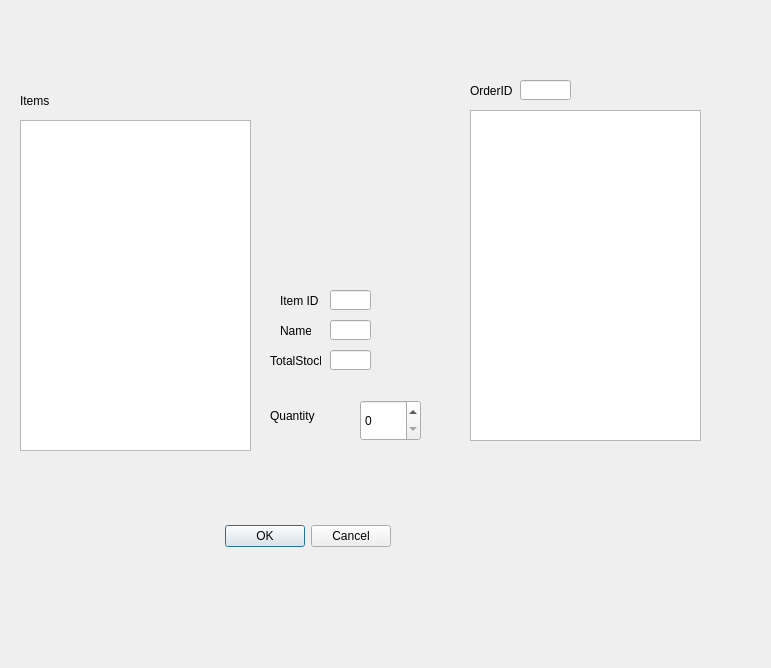
<?xml version="1.0" encoding="UTF-8"?>
<ui version="4.0">
 <class>addorderdialog</class>
 <widget class="QDialog" name="addorderdialog">
  <property name="geometry">
   <rect>
    <x>0</x>
    <y>0</y>
    <width>771</width>
    <height>668</height>
   </rect>
  </property>
  <property name="windowTitle">
   <string>Dialog</string>
  </property>
  <widget class="QDialogButtonBox" name="buttonBox">
   <property name="geometry">
    <rect>
     <x>50</x>
     <y>520</y>
     <width>341</width>
     <height>32</height>
    </rect>
   </property>
   <property name="orientation">
    <enum>Qt::Horizontal</enum>
   </property>
   <property name="standardButtons">
    <set>QDialogButtonBox::Cancel|QDialogButtonBox::Ok</set>
   </property>
  </widget>
  <widget class="QSpinBox" name="spinBox">
   <property name="geometry">
    <rect>
     <x>360</x>
     <y>400</y>
     <width>61</width>
     <height>41</height>
    </rect>
   </property>
  </widget>
  <widget class="QLabel" name="label">
   <property name="geometry">
    <rect>
     <x>270</x>
     <y>390</y>
     <width>81</width>
     <height>51</height>
    </rect>
   </property>
   <property name="text">
    <string>Quantity</string>
   </property>
  </widget>
  <widget class="QListWidget" name="listWidgetItems">
   <property name="geometry">
    <rect>
     <x>20</x>
     <y>120</y>
     <width>231</width>
     <height>331</height>
    </rect>
   </property>
  </widget>
  <widget class="QListWidget" name="lsitWidgetOrders">
   <property name="geometry">
    <rect>
     <x>470</x>
     <y>110</y>
     <width>231</width>
     <height>331</height>
    </rect>
   </property>
  </widget>
  <widget class="QLabel" name="label_2">
   <property name="geometry">
    <rect>
     <x>280</x>
     <y>320</y>
     <width>31</width>
     <height>21</height>
    </rect>
   </property>
   <property name="text">
    <string>Name</string>
   </property>
  </widget>
  <widget class="QLabel" name="label_3">
   <property name="geometry">
    <rect>
     <x>270</x>
     <y>350</y>
     <width>51</width>
     <height>21</height>
    </rect>
   </property>
   <property name="text">
    <string>TotalStock</string>
   </property>
  </widget>
  <widget class="QLineEdit" name="lineEdit">
   <property name="geometry">
    <rect>
     <x>330</x>
     <y>350</y>
     <width>41</width>
     <height>20</height>
    </rect>
   </property>
  </widget>
  <widget class="QLineEdit" name="lineEdit_2">
   <property name="geometry">
    <rect>
     <x>330</x>
     <y>320</y>
     <width>41</width>
     <height>20</height>
    </rect>
   </property>
  </widget>
  <widget class="QLineEdit" name="lineEdit_3">
   <property name="geometry">
    <rect>
     <x>520</x>
     <y>80</y>
     <width>51</width>
     <height>20</height>
    </rect>
   </property>
  </widget>
  <widget class="QLabel" name="label_4">
   <property name="geometry">
    <rect>
     <x>470</x>
     <y>80</y>
     <width>51</width>
     <height>21</height>
    </rect>
   </property>
   <property name="text">
    <string>OrderID</string>
   </property>
  </widget>
  <widget class="QLabel" name="label_5">
   <property name="geometry">
    <rect>
     <x>280</x>
     <y>290</y>
     <width>51</width>
     <height>21</height>
    </rect>
   </property>
   <property name="text">
    <string>Item ID</string>
   </property>
  </widget>
  <widget class="QLineEdit" name="lineEdit_4">
   <property name="geometry">
    <rect>
     <x>330</x>
     <y>290</y>
     <width>41</width>
     <height>20</height>
    </rect>
   </property>
  </widget>
  <widget class="QLabel" name="imageLabel">
   <property name="geometry">
    <rect>
     <x>280</x>
     <y>90</y>
     <width>171</width>
     <height>181</height>
    </rect>
   </property>
   <property name="text">
    <string/>
   </property>
   <property name="scaledContents">
    <bool>true</bool>
   </property>
   <property name="wordWrap">
    <bool>true</bool>
   </property>
  </widget>
  <widget class="QLabel" name="label_6">
   <property name="geometry">
    <rect>
     <x>20</x>
     <y>90</y>
     <width>51</width>
     <height>21</height>
    </rect>
   </property>
   <property name="text">
    <string>Items</string>
   </property>
  </widget>
 </widget>
 <resources/>
 <connections>
  <connection>
   <sender>buttonBox</sender>
   <signal>accepted()</signal>
   <receiver>addorderdialog</receiver>
   <slot>accept()</slot>
   <hints>
    <hint type="sourcelabel">
     <x>248</x>
     <y>254</y>
    </hint>
    <hint type="destinationlabel">
     <x>157</x>
     <y>274</y>
    </hint>
   </hints>
  </connection>
  <connection>
   <sender>buttonBox</sender>
   <signal>rejected()</signal>
   <receiver>addorderdialog</receiver>
   <slot>reject()</slot>
   <hints>
    <hint type="sourcelabel">
     <x>316</x>
     <y>260</y>
    </hint>
    <hint type="destinationlabel">
     <x>286</x>
     <y>274</y>
    </hint>
   </hints>
  </connection>
 </connections>
</ui>
